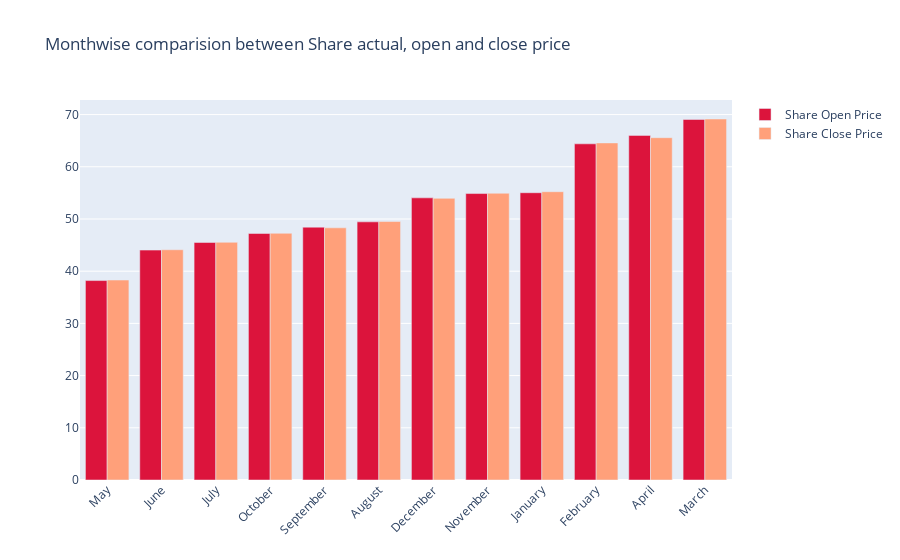

The notebook cell this image was saved under:
### Code cell
fig = go.Figure()

fig.add_trace(go.Bar(
    x=monthsort.index,
    y=monthsort['Open'],
    name='Share Open Price',
    marker_color='crimson'
))
fig.add_trace(go.Bar(
    x=monthsort.index,
    y=monthsort['Close'],
    name='Share Close Price',
    marker_color='lightsalmon'
))

fig.update_layout(barmode='group', xaxis_tickangle=-45, 
                  title='Monthwise comparision between Share actual, open and close price')
fig.show()

### Figure 1 — Plotly figure (JSON) as saved in the notebook; plotly's stock layout.template omitted (floating-point values rounded to 4 significant figures)
{"data": [{"marker": {"color": "crimson"}, "name": "Share Open Price", "type": "bar", "x": ["May", "June", "July", "October", "September", "August", "December", "November", "January", "February", "April", "March"], "y": [38.2, 44.04, 45.5, 47.22, 48.43, 49.45, 54.05, 54.87, 55.03, 64.39, 66.01, 69.06]}, {"marker": {"color": "lightsalmon"}, "name": "Share Close Price", "type": "bar", "x": ["May", "June", "July", "October", "September", "August", "December", "November", "January", "February", "April", "March"], "y": [38.3, 44.11, 45.53, 47.26, 48.3, 49.51, 53.95, 54.92, 55.22, 64.57, 65.57, 69.15]}], "layout": {"autosize": true, "barmode": "group", "title": {"text": "Monthwise comparision between Share actual, open and close price"}, "xaxis": {"autorange": true, "range": [-0.5, 11.5], "tickangle": -45, "type": "category"}, "yaxis": {"autorange": true, "range": [0, 72.79], "type": "linear"}}}
